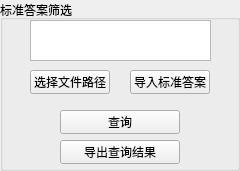
   <widget class="QGroupBox" name="groupBox_10">
    <property name="enabled">
     <bool>true</bool>
    </property>
    <property name="geometry">
     <rect>
      <x>30</x>
      <y>240</y>
      <width>240</width>
      <height>171</height>
     </rect>
    </property>
    <property name="title">
     <string>标准答案筛选</string>
    </property>
    <widget class="QPushButton" name="selectAnswerButton">
     <property name="geometry">
      <rect>
       <x>30</x>
       <y>70</y>
       <width>80</width>
       <height>24</height>
      </rect>
     </property>
     <property name="text">
      <string>选择文件路径</string>
     </property>
    </widget>
    <widget class="QTextEdit" name="answerFileTextEdit">
     <property name="geometry">
      <rect>
       <x>30</x>
       <y>20</y>
       <width>181</width>
       <height>41</height>
      </rect>
     </property>
    </widget>
    <widget class="QPushButton" name="insertAnswerButton">
     <property name="geometry">
      <rect>
       <x>130</x>
       <y>70</y>
       <width>80</width>
       <height>24</height>
      </rect>
     </property>
     <property name="text">
      <string>导入标准答案</string>
     </property>
    </widget>
    <widget class="QPushButton" name="queryButton">
     <property name="geometry">
      <rect>
       <x>60</x>
       <y>110</y>
       <width>120</width>
       <height>24</height>
      </rect>
     </property>
     <property name="text">
      <string>查询</string>
     </property>
    </widget>
    <widget class="QPushButton" name="exportButton">
     <property name="geometry">
      <rect>
       <x>60</x>
       <y>140</y>
       <width>120</width>
       <height>24</height>
      </rect>
     </property>
     <property name="text">
      <string>导出查询结果</string>
     </property>
    </widget>
   </widget>
